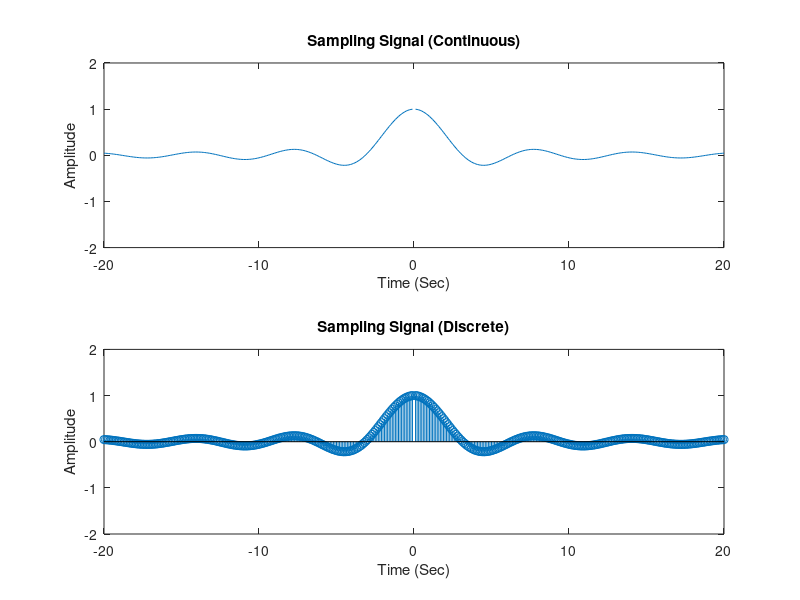

MATLAB code to generate this figure:
%Sampling signal

lamda = -20 : 0.1 : 20;
s = sin(lamda) ./ (lamda);

subplot(211)
plot(lamda, s)
title('Sampling Signal (Continuous)');
xlabel('Time (Sec)');
ylabel('Amplitude');
axis([-20 20 -2 2])

subplot(212)
stem(lamda, s)
title('Sampling Signal (Discrete)');
xlabel('Time (Sec)');
ylabel('Amplitude');
axis([-20 20 -2 2])
